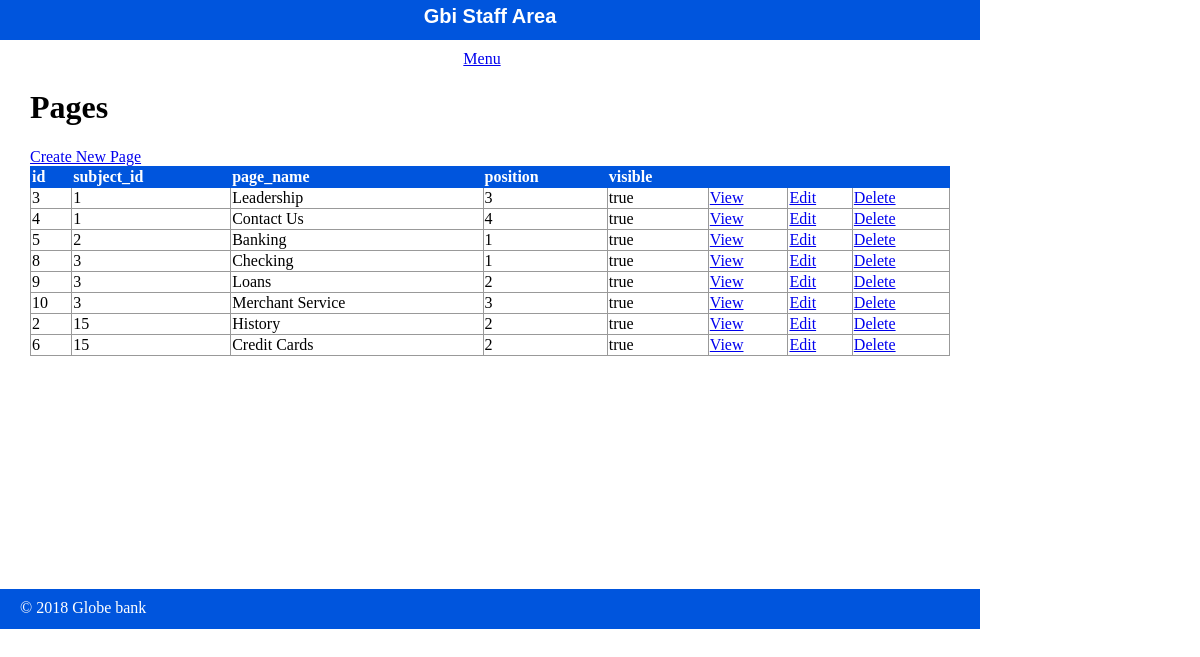
The app's page /staff/pages/index.php with its own data.
### tables this page shows
CREATE TABLE `page` (
  `id` int(11) NOT NULL,
  `subject_id` int(11) DEFAULT NULL,
  `page_name` varchar(255) DEFAULT NULL,
  `position` int(3) DEFAULT NULL,
  `visible` int(1) DEFAULT NULL,
  `content` text
);

### private/functions.php (called while the page is built, shortened)
<?php
function url_for($script_path){
  return WWW_ROOT . $script_path;
}
function u($string=""){
  return urlencode($string);
}
function h($string=""){
  return htmlspecialchars($string);
}
?>

### private/query_functions.php (called while the page is built, shortened)
<?php
  function find_all_pages(){
    global $db;
    $sql = "SELECT * FROM page ";
    $sql .="ORDER BY subject_id ASC, position ASC";
    $result = mysqli_query($db, $sql);
    return $result;
  }
 ?>

### public/staff/pages/index.php (the view, shortened to what this page needs)
<?php  include(SHARED_PATH . '/staff_header.php')?>
  <?php
    $page_set = find_all_pages();
   ?>
  <div id="content">
    <div class="pages listing">
      <h1>Pages</h1>
      <div class="actions">
        <a class="action" href=" <?php echo url_for('/staff/pages/new.php') ?>">Create New Page</a>
      <table class="list">
        <tr>
          <th>id</th>
          <th>subject_id</th>
          <th>page_name</th>
          <th>position</th>
          <th>visible</th>
          <th>&nbsp;</th>
          <th>&nbsp;</th>
          <th>&nbsp;</th>
        </tr>
        <?php while($page = mysqli_fetch_assoc($page_set)){?>
          <tr>
            <td><?php echo h($page['id']); ?></td>
            <td><?php echo h($page['subject_id']); ?></td>
            <td><?php echo h($page['page_name']); ?></td>
            <td><?php echo h($page['position']); ?></td>
            <td><?php echo $page['visible'] == 1 ? 'true' : 'false'; ?></td>
            <td><a class="action" href="<?php echo
            url_for('/staff/pages/show.php?id=' . h(u($page['id'])));
            ?> ">View</a></td>
            <td><a class="action" href=<?php echo url_for('/staff/pages/edit.php?id=' . h(u($page['id']))) ;?> >Edit</a></td>
            <td><a class="action" href="<?php echo url_for('/staff/pages/delete.php?id=' . h(u($page['id']))) ;?>">Delete</a></td>
          </tr>
        <?php } ?>
        </table>
      </div>
    </div>
  </div>
<?php  include(SHARED_PATH . '/staff_footer.php')?>

### public/stylesheets/staff.css (style rules this page uses)
html { height: 100%; width: 100%; }
body { height: 980px; width: 100%; margin: 0; padding: 0; }
#content { width: 920px; min-height: 500px; padding: 0 30px; }
.actions { margin-bottom: 1em; }
table { border-collapse: collapse; vertical-align: top; }
table.list { width: 100%; }
table.list tr td { border: 1px solid #999999; }
table.list tr th { border: 1px solid #0055DD; background: #0055DD; color: white; text-align: left; }

### records on screen
page: id "3", subject "1", page_name "Leadership", position "3", visible "true"
page: id "4", subject "1", page_name "Contact Us", position "4", visible "true"
page: id "5", subject "2", page_name "Banking", position "1", visible "true"
page: id "8", subject "3", page_name "Checking", position "1", visible "true"
page: id "9", subject "3", page_name "Loans", position "2", visible "true"
page: id "10", subject "3", page_name "Merchant Service", position "3", visible "true"
page: id "2", subject "15", page_name "History", position "2", visible "true"
page: id "6", subject "15", page_name "Credit Cards", position "2", visible "true"
